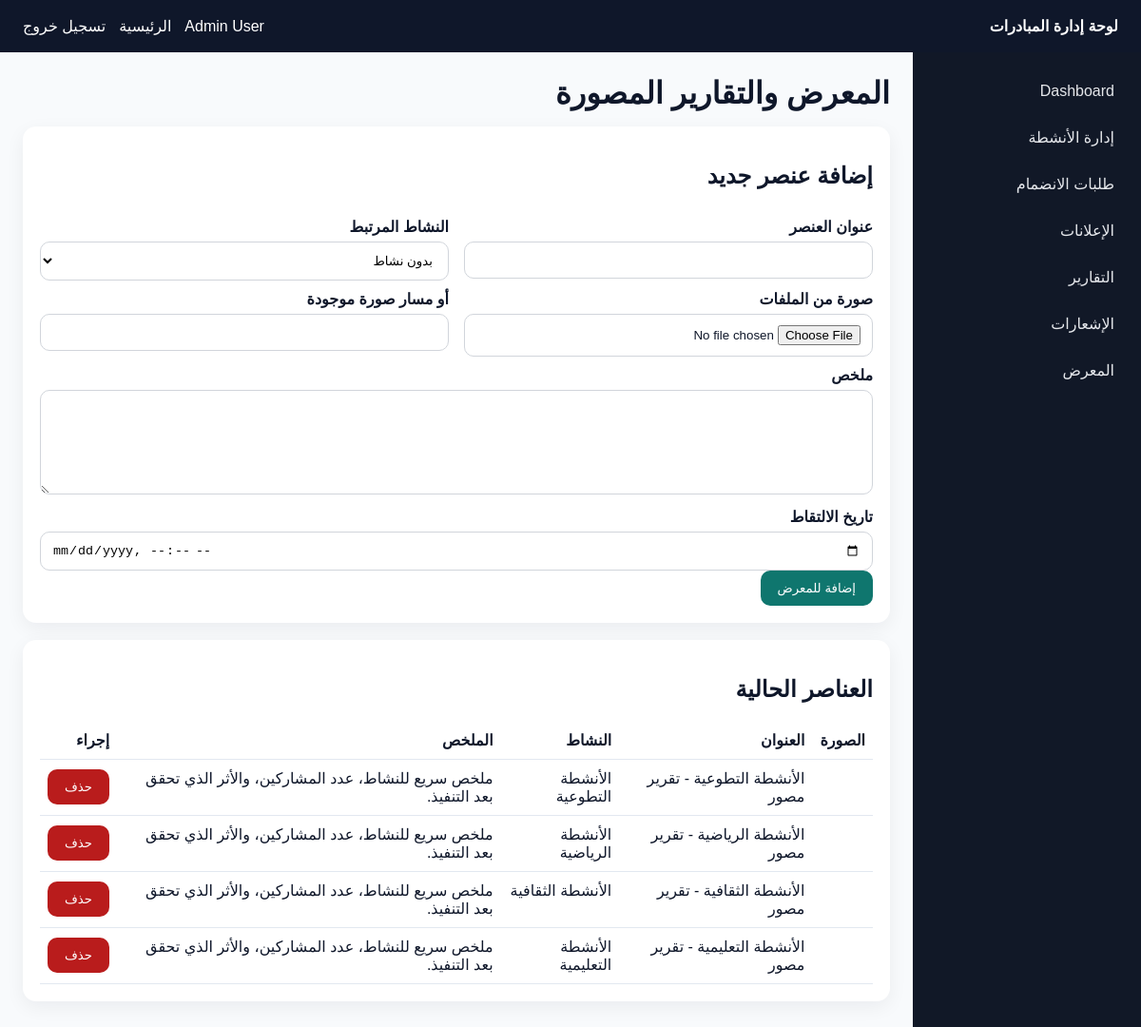
The page /admin/gallery.php (signed in) on the database its author committed.
### tables this page shows
CREATE TABLE IF NOT EXISTS gallery_items (
    id INT UNSIGNED AUTO_INCREMENT PRIMARY KEY,
    activity_id INT UNSIGNED NULL,
    title VARCHAR(255) NOT NULL,
    image_path VARCHAR(255) NOT NULL,
    report_excerpt TEXT DEFAULT NULL,
    captured_at DATETIME DEFAULT NULL,
    created_at DATETIME NOT NULL DEFAULT CURRENT_TIMESTAMP,
    updated_at DATETIME NOT NULL DEFAULT CURRENT_TIMESTAMP ON UPDATE CURRENT_TIMESTAMP,
    CONSTRAINT fk_gallery_activity FOREIGN KEY (activity_id) REFERENCES activities(id) ON DELETE SET NULL
);

CREATE TABLE IF NOT EXISTS activities (
    id INT UNSIGNED AUTO_INCREMENT PRIMARY KEY,
    title VARCHAR(255) NOT NULL,
    slug VARCHAR(255) NOT NULL UNIQUE,
    short_description VARCHAR(500) NOT NULL,
    full_description TEXT NOT NULL,
    image VARCHAR(255) NOT NULL,
    icon VARCHAR(20) DEFAULT NULL,
    color VARCHAR(20) DEFAULT NULL,
    category VARCHAR(100) DEFAULT NULL,
    location VARCHAR(255) DEFAULT NULL,
    starts_at DATETIME DEFAULT NULL,
    ends_at DATETIME DEFAULT NULL,
    max_participants INT UNSIGNED NOT NULL DEFAULT 0,
    is_featured TINYINT(1) NOT NULL DEFAULT 0,
    is_active TINYINT(1) NOT NULL DEFAULT 1,
    created_by INT UNSIGNED NULL,
    created_at DATETIME NOT NULL DEFAULT CURRENT_TIMESTAMP,
    updated_at DATETIME NOT NULL DEFAULT CURRENT_TIMESTAMP ON UPDATE CURRENT_TIMESTAMP,
    CONSTRAINT fk_activities_creator FOREIGN KEY (created_by) REFERENCES users(id) ON DELETE SET NULL
);

### helpers.php (called while the page is built, shortened)
<?php
function currentUser(): ?array
{
    return isset($_SESSION['user']) && is_array($_SESSION['user']) ? $_SESSION['user'] : null;
}

### database.php (called while the page is built, shortened)
<?php
function db(): PDO
{
    static $pdo = null;
    if ($pdo instanceof PDO) {
        return $pdo;
    }
    $host = envValue('DB_HOST', '127.0.0.1');
    $port = envValue('DB_PORT', '3306');
    $database = envValue('DB_DATABASE', 'student_initiatives');
    $username = envValue('DB_USERNAME', 'root');
    $password = envValue('DB_PASSWORD', '');
    $dsn = "mysql:host={$host};port={$port};dbname={$database};charset=utf8mb4";
    $pdo = new PDO($dsn, $username, $password, [
        PDO::ATTR_ERRMODE => PDO::ERRMODE_EXCEPTION,
        PDO::ATTR_DEFAULT_FETCH_MODE => PDO::FETCH_ASSOC,
    ]);
    return $pdo;
}

### admin/gallery.php (the view, shortened to what this page needs)
<?php
require_once __DIR__ . '/common.php';
$items = db()->query(
    'SELECT g.*, a.title AS activity_title
     FROM gallery_items g
     LEFT JOIN activities a ON a.id = g.activity_id
     ORDER BY g.captured_at DESC, g.id DESC'
)->fetchAll();
adminLayoutStart('المعرض');
?>
<h1 class="page-title">المعرض والتقارير المصورة</h1>
<div class="card">
    <h2>إضافة عنصر جديد</h2>
    <form method="post" enctype="multipart/form-data">
        <div class="grid-2">
            <div>
                <label>عنوان العنصر</label>
                <input type="text" name="title" required>
            </div>
            <div>
                <label>النشاط المرتبط</label>
                <select name="activity_id">
                    <option value="">بدون نشاط</option>
                </select>
            </div>
        </div>
        <div class="grid-2">
            <div>
                <label>صورة من الملفات</label>
                <input type="file" name="image_file" accept=".jpg,.jpeg,.png,.gif,.webp">
            </div>
            <div>
                <label>أو مسار صورة موجودة</label>
                <input type="text" name="existing_image">
            </div>
        </div>
        <label>ملخص</label>
        <textarea name="report_excerpt"></textarea>
        <label>تاريخ الالتقاط</label>
        <input type="datetime-local" name="captured_at">
        <button type="submit">إضافة للمعرض</button>
    </form>
</div>
<div class="card">
    <h2>العناصر الحالية</h2>
    <table>
        <thead><tr><th>الصورة</th><th>العنوان</th><th>النشاط</th><th>الملخص</th><th>إجراء</th></tr></thead>
        <tbody>
            <?php foreach ($items as $item): ?>
                <tr>
                    <td><?php if (!empty($item['image_path'])): ?><img class="preview" src="../<?= htmlspecialchars((string) $item['image_path'], ENT_QUOTES, 'UTF-8') ?>" alt=""><?php endif; ?></td>
                    <td><?= htmlspecialchars($item['title'], ENT_QUOTES, 'UTF-8') ?></td>
                    <td><?= htmlspecialchars((string) ($item['activity_title'] ?? '-'), ENT_QUOTES, 'UTF-8') ?></td>
                    <td><?= htmlspecialchars((string) $item['report_excerpt'], ENT_QUOTES, 'UTF-8') ?></td>
                    <td>
                        <form method="post" onsubmit="return confirm('حذف هذا العنصر؟');">
                            <button class="danger" type="submit">حذف</button>
                        </form>
                    </td>
                </tr>
            <?php endforeach; ?>
        </tbody>
    </table>
</div>
<?php adminLayoutEnd(); ?>

### admin/common.php (shortened to what this page needs)
<?php
require_once __DIR__ . '/../database.php';
require_once __DIR__ . '/../helpers.php';
function adminUser(): array
{
    $user = currentUser();
    return $user;
}
function adminLayoutStart(string $title): void
{
    $user = adminUser();
    ?>
    <!DOCTYPE html>
    <html lang="ar" dir="rtl">
    <head>
    </head>
    <body>
        <div class="top">
            <div class="brand">لوحة إدارة المبادرات</div>
            <div class="meta">
                <span><?= htmlspecialchars($user['full_name'], ENT_QUOTES, 'UTF-8') ?></span>
                <a href="dashboard.php">الرئيسية</a>
                <a href="logout.php">تسجيل خروج</a>
            </div>
        </div>
        <div class="shell">
            <div class="side">
                <a href="dashboard.php">Dashboard</a>
                <a href="activities.php">إدارة الأنشطة</a>
                <a href="applications.php">طلبات الانضمام</a>
                <a href="announcements.php">الإعلانات</a>
                <a href="reports.php">التقارير</a>
                <a href="notifications.php">الإشعارات</a>
                <a href="gallery.php">المعرض</a>
            </div>
            <div class="main">
    <?php
}
function adminLayoutEnd(): void
{
    ?>
            </div>
        </div>
    </body>
    </html>
    <?php
}

### admin/common.php (style rules this page uses)
body { font-family: Tahoma, Arial, sans-serif; background: #f8fafc; margin: 0; color: #0f172a; }
a { text-decoration: none; }
.top { display: flex; justify-content: space-between; align-items: center; padding: 18px 24px; background: #0f172a; color: #fff; }
.top .brand { font-weight: 700; }
.top .meta { display: flex; gap: 14px; align-items: center; }
.top .meta a { color: #fff; }
.shell { display: grid; grid-template-columns: 240px 1fr; min-height: calc(100vh - 64px); }
.side { background: #111827; padding: 20px 14px; }
.side a { display: block; color: #e5e7eb; padding: 12px 14px; border-radius: 10px; margin-bottom: 6px; }
.main { padding: 24px; }
.page-title { margin-top: 0; margin-bottom: 16px; }
.card { background: #fff; padding: 18px; border-radius: 14px; box-shadow: 0 6px 20px rgba(15, 23, 42, .06); margin-bottom: 18px; }
.grid-2 { display: grid; grid-template-columns: 1fr 1fr; gap: 16px; }
label { display: block; margin: 10px 0 6px; font-weight: 700; }
input, textarea, select { width: 100%; padding: 11px 12px; box-sizing: border-box; border: 1px solid #d1d5db; border-radius: 10px; background: #fff; }
textarea { min-height: 110px; resize: vertical; }
button { padding: 11px 18px; border: 0; background: #0f766e; color: #fff; border-radius: 10px; cursor: pointer; }
.danger { background: #b91c1c; }
table { width: 100%; border-collapse: collapse; }
th, td { border-bottom: 1px solid #e2e8f0; padding: 10px 8px; text-align: right; vertical-align: top; }

### rows shown on the page
gallery_items: title "الأنشطة التطوعية - تقرير مصور", activity.title "الأنشطة التطوعية", report_excerpt "ملخص سريع للنشاط، عدد المشاركين، والأثر الذي تحقق بعد التنفيذ."
gallery_items: title "الأنشطة الرياضية - تقرير مصور", activity.title "الأنشطة الرياضية", report_excerpt "ملخص سريع للنشاط، عدد المشاركين، والأثر الذي تحقق بعد التنفيذ."
gallery_items: title "الأنشطة الثقافية - تقرير مصور", activity.title "الأنشطة الثقافية", report_excerpt "ملخص سريع للنشاط، عدد المشاركين، والأثر الذي تحقق بعد التنفيذ."
gallery_items: title "الأنشطة التعليمية - تقرير مصور", activity.title "الأنشطة التعليمية", report_excerpt "ملخص سريع للنشاط، عدد المشاركين، والأثر الذي تحقق بعد التنفيذ."

### other values the page prints
$user['full_name'] "Admin User"
